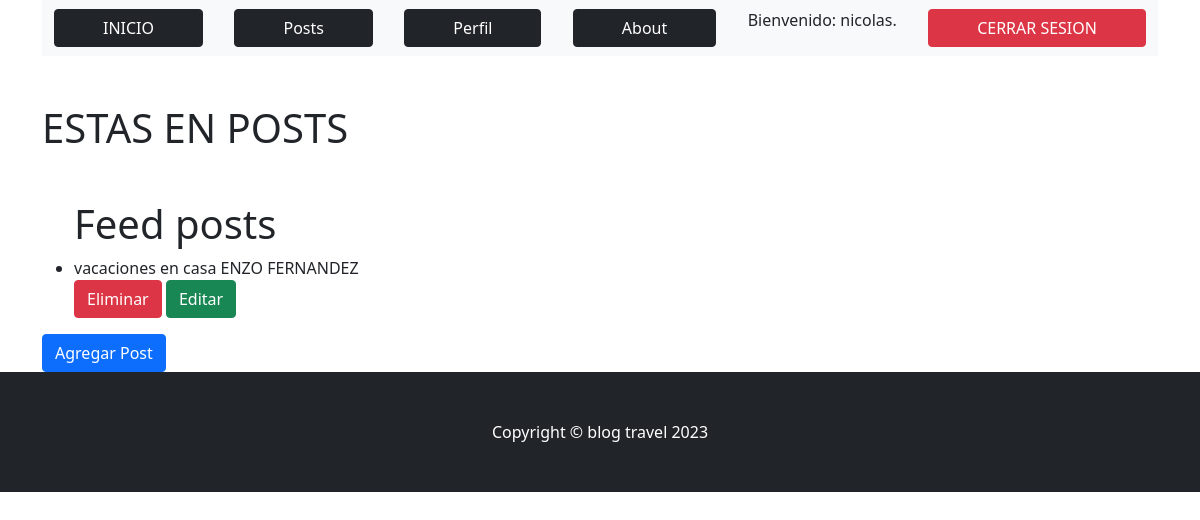
The page /AppBlog/leerPosts/ (signed in) on the database as committed earlier.
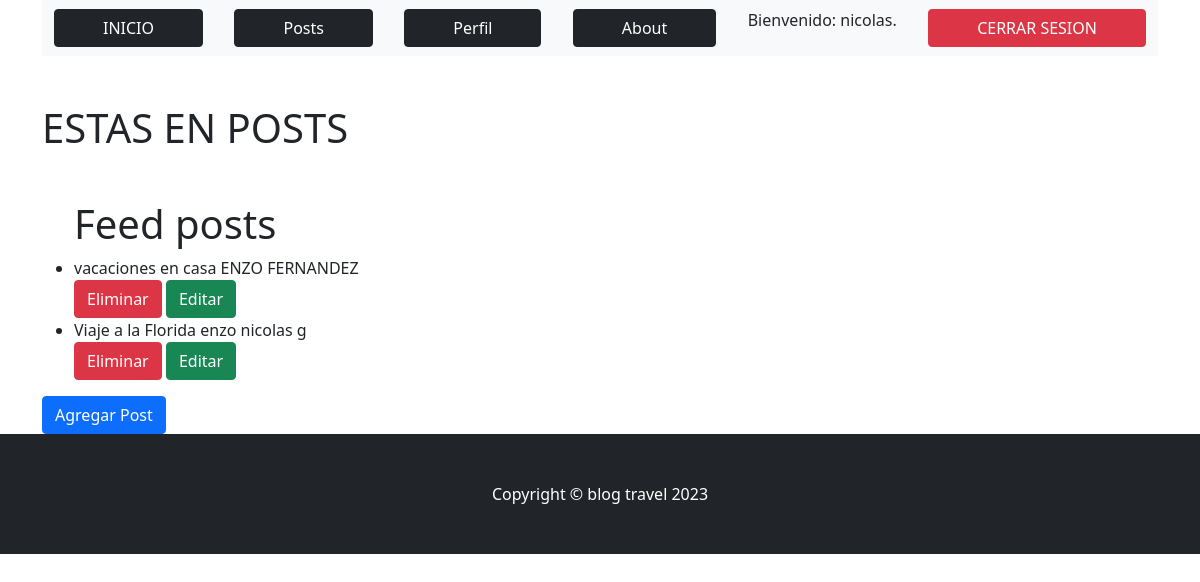
The same page on the database as committed later.
### AppBlog/models.py (models this page shows, shortened)
class Post(models.Model):
    titulo= models.CharField(max_length=100)
    subtitulo=models.CharField(max_length=150)
    cuerpo=models.TextField(blank=True, null=True)
    autor= models.CharField(max_length=50)
    fecha= models.DateField()
    imagen = models.URLField(max_length=700)

### AppBlog/views.py (the view)
# urls.py: path("leerPosts/", leerPosts, name="leerPosts"),
@login_required
def leerPosts(request):
    posts=Post.objects.all()
    return render(request, "AppBlogg/posts.html", {"posts": posts})

### AppBlog/templates/AppBlogg/posts.html (shortened to what this page needs)
{% extends "AppBlogg/padre.html" %}
{% load static %}
{% block titulo %}
<h1 class="mb-5">ESTAS EN POSTS</h1>
{% endblock %}
{% block contenido_que_cambia %}
<ul><h1>Feed posts</h1>
    {% for post in posts %}
    <li>{{ post.titulo }} {{ post.autor }}</li>
    <a class="btn btn-danger" href="{% url 'eliminarPost'  post.id  %}">Eliminar </a>
    <a class="btn btn-success" href="{% url 'editarPost'  post.id  %}">Editar</a>
    {% endfor %}
</ul>
<a class="btn btn-primary" href="{% url 'postFormulario'  %}">Agregar Post</a>
{% endblock %}

Rows that differ between the two databases and show on the page:
added Post: titulo "Viaje a la Florida", autor "enzo nicolas g"
